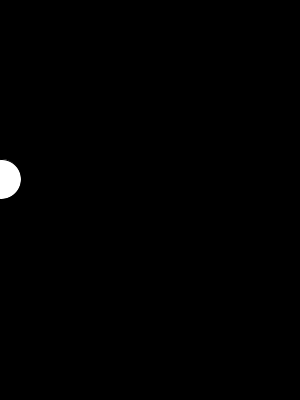
Frame 1 (no input)
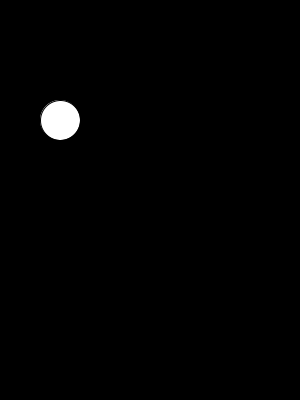
Frame 60 (the mouse pressed at the canvas centre just before this capture)
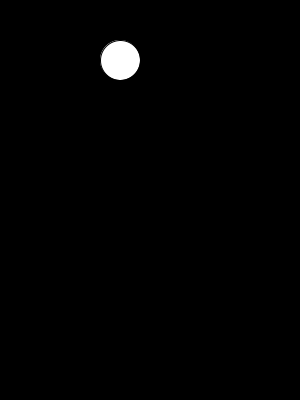
Frame 120 (the mouse held since frame 60 and released just before this capture)

The Processing sketch that drew these frames (run headless with seeded random() and noise(); from frame 60 on, the mouse is pressed at the canvas centre):

// Processing sketch: processing_148394
// ── processing_148394.pde

int X, Y;
int directionx, directiony;

void setup()
{
  size(300,400);
  X = 0;
  Y = 180;
  directionx = 1;
  directiony = -1;
}

void draw()
{
 background(0,0,0);
  
 X += directionx * 1;
 Y += directiony * 1;
 if (X > 300)
  directionx = -1;
 if (X < 0)
  directionx = 1;
  
 if (Y > 400)
   directiony = -1;
 if (Y < 0)
   directiony = 1;
 
 ellipse(X,Y,40,40);
}
